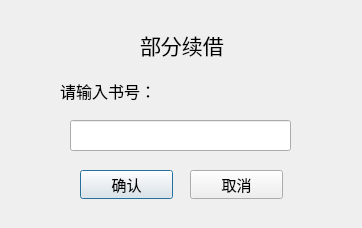
<?xml version="1.0" encoding="UTF-8"?>
<ui version="4.0">
 <class>Dialog_renew</class>
 <widget class="QDialog" name="Dialog_renew">
  <property name="geometry">
   <rect>
    <x>0</x>
    <y>0</y>
    <width>362</width>
    <height>228</height>
   </rect>
  </property>
  <property name="font">
   <font>
    <family>华文楷体</family>
    <pointsize>12</pointsize>
   </font>
  </property>
  <property name="windowTitle">
   <string>Dialog</string>
  </property>
  <widget class="QLabel" name="label">
   <property name="geometry">
    <rect>
     <x>140</x>
     <y>30</y>
     <width>131</width>
     <height>30</height>
    </rect>
   </property>
   <property name="font">
    <font>
     <family>华文楷体</family>
     <pointsize>16</pointsize>
    </font>
   </property>
   <property name="text">
    <string>部分续借</string>
   </property>
  </widget>
  <widget class="QLineEdit" name="lineEdit">
   <property name="geometry">
    <rect>
     <x>70</x>
     <y>120</y>
     <width>221</width>
     <height>31</height>
    </rect>
   </property>
  </widget>
  <widget class="QLabel" name="label_2">
   <property name="geometry">
    <rect>
     <x>60</x>
     <y>80</y>
     <width>120</width>
     <height>22</height>
    </rect>
   </property>
   <property name="text">
    <string>请输入书号：</string>
   </property>
  </widget>
  <widget class="QPushButton" name="pushButton_2">
   <property name="geometry">
    <rect>
     <x>80</x>
     <y>170</y>
     <width>93</width>
     <height>29</height>
    </rect>
   </property>
   <property name="font">
    <font>
     <family>华文楷体</family>
     <pointsize>11</pointsize>
    </font>
   </property>
   <property name="text">
    <string>确认</string>
   </property>
  </widget>
  <widget class="QPushButton" name="pushButton">
   <property name="geometry">
    <rect>
     <x>190</x>
     <y>170</y>
     <width>93</width>
     <height>29</height>
    </rect>
   </property>
   <property name="font">
    <font>
     <pointsize>11</pointsize>
    </font>
   </property>
   <property name="text">
    <string>取消</string>
   </property>
  </widget>
 </widget>
 <resources/>
 <connections/>
</ui>
